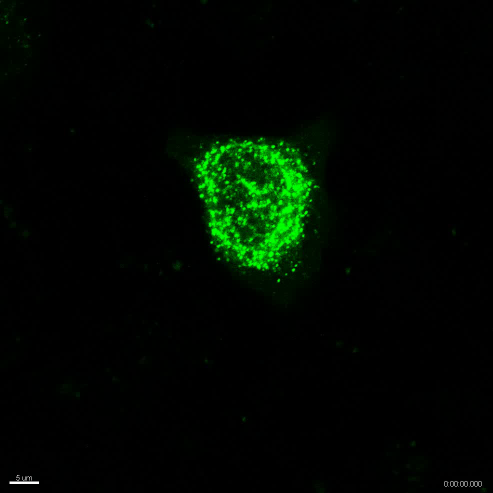
#> input picture frame 0 of Project/Videos/0.5ugDNA_drug10uM_5min45min_1.avi, 986 x 986 px (shown at 1/2 size); the run also reads 1 picture not shown here
$ jupyter execute --allow-errors DataManagement.ipynb
#> lines starting #> are read from the running program, lines starting #| are printed output that depends on the picture; after the words box and inside, x2 and y2 are one past the last pixel; in counts of white or black regions, pixels touching at a corner belong together
[cell 1]
import os, glob, shutil, cv2
import numpy as np
import matplotlib.pyplot as plt
from skimage.color import rgb2gray
from scipy.optimize import curve_fit
from scipy.stats import linregress
from skimage.filters import threshold_otsu, threshold_yen, try_all_threshold, threshold_minimum
import skimage.measure as measure
from scipy.signal import find_peaks

[cell 2]
#find videos
print(f'Current directory: {os.getcwd()}')

path_to_videos = glob.glob(os.path.join('Videos','*.avi'))
print(path_to_videos, '-'*10, sep = '\n')
#create required directories
def makefolders(path):
    folder = os.path.split(path) #create folders for extracting all images
    folder = os.path.splitext(folder[-1])
    folder_create = os.path.join('Videos',folder[0])
    if os.path.exists(folder_create) == False:
        os.mkdir(folder_create)
    else:
        pass
    return folder_create

#navigate into folder for the image and save images
def saveimages(path, dir_name):
#> called with path = 'Videos/0.5ugDNA_drug10uM_5min45min_1.avi', dir_name = 'Videos/0.5ugDNA_drug10uM_5min45min_1'
    cam = cv2.VideoCapture(path)
    count, success = 0, True
    video_index = []
    while success:
        success, image = cam.read()
#> image is the input picture: shape (986, 986, 3); mean B, G, R 0.7, 8, 0.7
        if not cam.isOpened():
            print(f"Error: Could not open video file {path}")
        os.chdir(dir_name)
        if success:
            folder = os.path.split(dir_name)
            frame = f'{folder[-1]}_frame_{count:02}.jpg'
            video_index.append(frame)
            if os.path.exists(frame) == False:
                cv2.imwrite(frame, image)
                print(f'{frame} successfully saved')
                count+=1
            else:
                print(f'{frame} already exists, skipping save')
                count+=1
        else:
            print('End of file')
        os.chdir(os.path.join('..','..'))
    cam.release()
    print(f'Current directory: {os.getcwd()} \n Completed {path}\n--------------------')
    return video_index

def hill_eqn(c,K,n): #c concentration, K constant, n Hill coefficient
    lnc = np.log(c)
    x = K*np.exp(-n*lnc)
    E = 1/(1+x)
    return E #E is effect

[cell 3]
video_indexes = []
folder_indexes = []
vf_dict = {}
for path in path_to_videos:
    dir_name = makefolders(path)
    folder_indexes.append(dir_name)
    img_names = saveimages(path, dir_name)
    video_indexes.append(img_names)
    vf_dict[os.path.split(dir_name)[-1]] = img_names

print(vf_dict.keys())
for key, item in vf_dict.items():
    print(key, item)

[cell 4]
# This works, for our new approach.
cwd = os.getcwd() #getting current working directory

temp = glob.glob(os.path.join(cwd, 'Videos', '*')) #in my current working directory, access videos folder and list me all the files inside
video_folders = [file for file in temp if not file.endswith(".avi")]
#using list comprehension. access the files inside temp, isolate the files with '.avi', and exclude it. store as video_folders

folders_to_process = ('LipoKDEL1ug_biotin_no drug_live_5min1h',  'LipoKDEL1ug_biotin_drug25uM_live_5min1h',
                      'XtremeStr-li1.5ug_biotin_drug50uM_live_5min1h',
                      '0.5ugDNA_drug10uM_5min45min_1', '0.75ugDNA_drug10uM_5min45min_1', '1ugDNA_drug10uM_5min45min_1')

testing = {'0.5ugDNA_drug10uM_5min45min_1': [(300,500, 400,600)],
           '0.75ugDNA_drug10uM_5min45min_1': [(300,475, 375,550),(690,780, 400,500), (530,630, 530,630)],
           '1ugDNA_drug10uM_5min45min_1': [(400,550, 180,300),(695,790, 655,725)],
           'LipoKDEL1ug_biotin_drug25uM_live_5min1h': [(625,740, 600,720)],
           'LipoKDEL1ug_biotin_no drug_live_5min1h': [(550,690, 450,600)],
           'XtremeStr-li1.5ug_biotin_drug50uM_live_5min1h': [(285,400, 70,150),(615,675, 650,715), (170,260, 970,1024)]
}
         #   'Videos\\XtremeStr-li1.5ug_biotin_no drug_live_5min45min': []
         # }

all_video_values = [] #empty list to add the arrays generated for all 7 videos into 1 list, for downstream works.

#creating a function called extract_fluorescenceData, to loop through the 7 different folders.
def extract_fluorescenceData(folder_path, img_order, resolutions):
    total_fluorescence = [] #empty list to add the max fluoresence later and plot
    subdir_path = os.path.join(cwd,'Videos', folder_path) #create path to directory in the iteration

    if os.path.isdir(subdir_path): #checking if subdirectory path exist
        for img in img_order:
            img_path = os.path.join(subdir_path, img)
            if os.path.exists(img_path): #filter for only .jpg files inside subdir_path
                a=plt.imread(img_path) #need save plt.imread to a variable, if not cannot plot downstream
                img_gray = rgb2gray(a) #converting the img into grayscale
                y1, y2, x1, x2 = resolutions
                cropped_img = img_gray[y1:y2, x1:x2]
                total_fluorescence.append(cropped_img.sum()) #sum up signal inside individual frames and append into total_fluorascence
    else:
        print(f'Subdirectory {video_folders} not found')
    return total_fluorescence #return here so can use in "histogrammer" function. this variable will be 'video1' in histogrammer function

def histogrammer(video1, n): #video1 is an array of the max fluorescence values, i simply stands for index
    video1_normalise = video1/max(video1) #normalising to highest sum fluorescent signal in the frames.
    name = os.path.split(n) #split it by \\ into index, where [0] = your directory and [i] in this case is folder names
    x = range(1, len(video1)+1) #plotting frame 1 to n+1

    #plotting segment
    # plt.figure(figsize = (8,4))
    plt.plot(x, video1_normalise, linestyle = 'dashed', marker = 'o') #marker is the data point, marked as circle.

    #Labels & aesthetics
    plt.xticks(x) #this makes it show every tick in X axis
    plt.xlabel('Frame number', fontsize = 10)
    plt.ylabel('Total fluorescence signal', fontsize = 10)
    plt.grid(alpha = .25)
    # plt.title(name[1], fontsize = 10) #name[1] as my first index will be my path, second index is filename
    plt.tight_layout()
    # plt.savefig(f'Graph for {name[1]}.jpg', dpi = 300) #added saving of plots! #visualisation purposes only, for the output

#> (the rest of this cell did not finish here and is left out)

#> in extract_fluorescenceData, `cropped_img = img_gray[y1:y2, x1:x2]`:
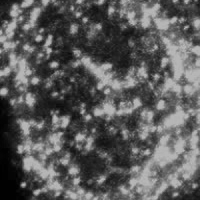
#> cropped_img: shape (200, 200) float64; min 0.00195, max 0.747, mean 0.36
        histogrammer(video1, key)
plt.title('Graph of all regions of interest', fontsize = 10)
plt.show()

[cell 5]
#goal: identify green regions and calculate area to intensity ratio for lipoKDEL1ug_biotin_drug25uM
video = {'LipoKDEL1ug_biotin_drug25uM_live_5min1h': (625,740, 600,720)}

img_path = 'LipoKDEL1ug_biotin_drug25uM_live_5min1h_frame_03.jpg'
#> (the rest of this cell did not finish here and is left out)

#> (a cell that did not finish here is left out)

#> (a cell that did not finish here is left out)

[cell 8]
def ratio_Data(folder_path, img_order, resolutions):
    total_fluorescence, areas = [], []
    subdir_path = os.path.join(cwd,'Videos', folder_path) #create path to directory in the iteration

    if os.path.isdir(subdir_path): #checking if subdirectory path exist
        for img in img_order:
            img_path = os.path.join(subdir_path, img)
            if os.path.exists(img_path):
            # if img.lower().endswith('.jpg'): #filter for only .jpg files inside subdir_path
                a=plt.imread(img_path) #need save plt.imread to a variable, if not cannot plot downstream
                img_gray = rgb2gray(a) #converting the img into grayscale
                y1, y2, x1, x2 = resolutions
                cropped_img = img_gray[y1:y2, x1:x2]

                try:
                    threshold = threshold_minimum(cropped_img)
                    binarised_img = cropped_img < threshold
                    img_labelled = measure.label(binarised_img.astype('uint8'))
                    region_info = measure.regionprops(img_labelled)
                # plt.imshow(binarised_img, cmap = 'gray')
                # plt.show()

                    total_fluorescence.append(cropped_img.sum()) #sum up signal inside individual frames and append into total_fluorascence
                    areas.append((y2-y1)*(x2-x1) - region_info[0].area)
                except RuntimeError:
                    print(f'Error with {img} image')
                    pass
    else:
        print(f'Subdirectory {video_folders} not found')
    ratio = np.array(total_fluorescence)/np.array(areas)
    return ratio

def overlay_threshold(folder_path, img_order, resolutions, return_base = True):
    total_fluorescence, areas = [], []
    subdir_path = os.path.join(cwd,'Videos', folder_path) #create path to directory in the iteration
    y1, y2, x1, x2 = resolutions
    overlay = np.zeros((y2-y1,x2-x1))

    if os.path.isdir(subdir_path): #checking if subdirectory path exist
        for img in img_order:
            img_path = os.path.join(subdir_path, img)
            if os.path.exists(img_path):
                a=plt.imread(img_path) #need save plt.imread to a variable, if not cannot plot downstream
                img_gray = rgb2gray(a) #converting the img into grayscale
                cropped_img = img_gray[y1:y2, x1:x2]
                cropped_img = noise_remove(cropped_img)
                overlay+=cropped_img
                # val, freq = np.unique(cropped_img, return_counts = True)
                # # threshold = val[np.argmax(freq)]
                # threshold = 0.4
                # cropped_img[cropped_img < threshold] = 0

                # total_fluorescence.append(cropped_img.sum()) #sum up signal inside individual frames and append into total_fluorascence
    else:
        print(f'Subdirectory {video_folders} not found')
    if return_base == True:
        return extract_Data(folder_path, img_order, resolutions, overlay), overlay
    else:
        return overlay

def extract_Data(folder_path, img_order, resolutions, overlay):
    total_fluorescence = [] #empty list to add the max fluoresence later and plot
    subdir_path = os.path.join(cwd,'Videos', folder_path) #create path to directory in the iteration

    if os.path.isdir(subdir_path): #checking if subdirectory path exist
        for img in img_order:
            img_path = os.path.join(subdir_path, img)
            if os.path.exists(img_path): #filter for only .jpg files inside subdir_path
                a=plt.imread(img_path) #need save plt.imread to a variable, if not cannot plot downstream
                img_gray = rgb2gray(a) #converting the img into grayscale
                y1, y2, x1, x2 = resolutions
                cropped_img = img_gray[y1:y2, x1:x2]
                cropped_img = noise_remove(cropped_img)
                cropped_img *= overlay
                total_fluorescence.append(cropped_img.sum()) #sum up signal inside individual frames and append into total_fluorascence
    else:
        print(f'Subdirectory {video_folders} not found')
    return total_fluorescence

def power_overlay(overlay):
    overlay = overlay**4
    return overlay

def norm_overlay(overlay):
    overlay = overlay/np.max(overlay)
    return overlay

def get_label(filepath):
    # x=list(testing.keys())[4]
    label=[fragments for fragments in filepath.split('_') if 'drug' in fragments]
    return label[0].upper()

def noise_remove(img):
    mask = img < 0.15
    img[mask] = 0
    return img

# [8 lines of commented-out code are left out]

#> (the rest of this cell did not finish here and is left out)


        img_overlay, overlay = overlay_threshold(key, vf_dict[key], testing[key][i])
#> in noise_remove, `mask = img < 0.15`:
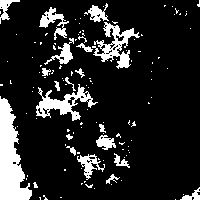
#> mask: shape (200, 200) bool; 14.6% white; 124 white regions (104 under 20 px), largest, box (x1, y1, x2, y2) and area: (0, 96, 32, 200) 1876, (92, 22, 140, 69) 808, (36, 84, 98, 121) 800
#> in noise_remove, `img[mask] = 0`:
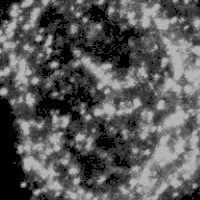
#> img: shape (200, 200) float64; min 0, max 0.747, mean 0.346
#> in extract_Data, `total_fluorescence = []`: total_fluorescence = []
#> `img_overlay, overlay = overlay_threshold(key, vf_dict[key], testing[ke..`:
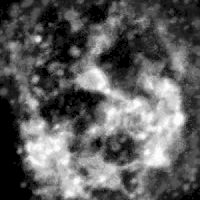
#> overlay: shape (200, 200) float64; min 0, max 2.17, mean 0.8; drawn with min black and max white
        img_overlay = img_overlay/max(img_overlay)
        overlay1 = power_overlay(overlay)
#> in power_overlay, `overlay = overlay**4`:
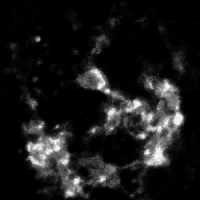
#> overlay: shape (200, 200) float64; min 0, max 22.02, mean 2.2; drawn with min black and max white
        img_squared = extract_Data(key, vf_dict[key], testing[key][i], overlay1)
        img_squared = img_squared/max(img_squared)
        overlay2 = norm_overlay(overlay)
        img_norm = extract_Data(key, vf_dict[key], testing[key][i], overlay2)
#> call 3 of extract_Data, with folder_path = '0.5ugDNA_drug10uM_5min45min_1', resolutions = (300, 500, 400, 600)
#> in extract_Data (call 3), `cropped_img *= overlay`:
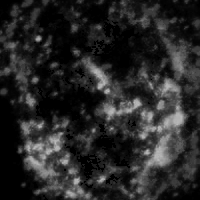
#> cropped_img: shape (200, 200) float64; min 0, max 0.74, mean 0.156
        img_norm = img_norm/max(img_norm)
        ratio_f = ratio_Data(key, vf_dict[key], testing[key][i])
#> in ratio_Data, `threshold = threshold_minimum(cropped_img)`: threshold = 0.574
#> in ratio_Data, `binarised_img = cropped_img < threshold`:
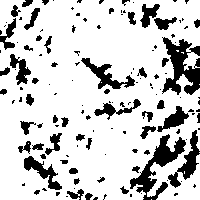
#> binarised_img: shape (200, 200) bool; 80.3% white; 139 black regions (86 under 20 px)
#> in ratio_Data, `img_labelled = measure.label(binarised_img.astype('uint8'))`:
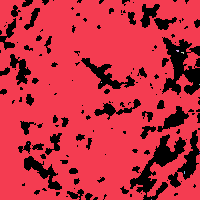
#> img_labelled: shape (200, 200) int64; 10 distinct labels, from 0 to 9; one colour per label, 0 black
#> in ratio_Data, `region_info = measure.regionprops(img_labelled)`: region_info = 9 regions; largest, box (x1, y1, x2, y2) and area: (0, 0, 200, 200) 32104, (176, 50, 179, 52) 5, (181, 52, 184, 54) 4, (184, 171, 185, 174) 3, (101, 82, 102, 83) 1
        ratio_f = ratio_f/max(ratio_f)

        frames = np.arange(1,len(img_overlay)+1)
        plt.figure(figsize = (8,4))
        plt.plot(frames, img_overlay, label = "Linear")
        plt.plot(frames, img_squared, label = "Powered")
        plt.plot(frames, img_norm, label = 'Normalized')
        plt.plot(frames, ratio_f, label = 'Fluorescence/Area')
        histogrammer(video1, key)
#> `plt.show()`:
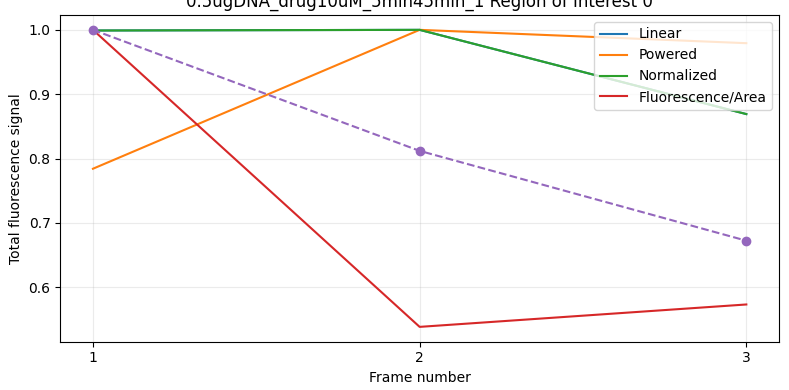
#> figure drawn by matplotlib, 1 panel
        plt.title(f'{key} Region of Interest {i}')
        plt.legend(loc = 'upper right')
        plt.show()

[cell 9]
#chosen function: power
def linear_relation(t,m,c):
    export = m*t + c
    return export

def dcdt(t,m,c,f_actual): #vary b0
    f_predicted = linear_relation(t,m,c)
    a = np.sum(f_actual - f_predicted)
    b = -2/len(f_actual)
    const = a * b
    return const

def dmdt(t,m,c,f_actual): #vary b1
    f_predicted = linear_relation(t,m,c)
    a = np.sum((f_actual - f_predicted) * t)
    b = -2/len(f_actual)
    gradient = a * b
    return gradient

def get_lineEqn(m, c, t, f_i, max_iter=10000, lr = 1e-4, tol = 1e-5):
    for _ in range(max_iter):
        diff1 = dcdt(t,m,c,f_i)*lr
        diff2 = dmdt(t,m,c,f_i)*lr
        if abs(diff1) < tol and abs(diff2) < tol:
            break
        else:
            c-=diff1
            m-=diff2
    return m,c

def rss(y_predicted, y_actual):
    return np.sum((y_actual-y_predicted)**2)

def tss(y_predicted, y_actual):
    y_ave = np.average(y_actual)
    return np.sum((y_predicted-y_ave)**2)

def r2calc(y1, ya):
    r2 = 1 - (rss(y1,ya)/tss(y1,ya))
    return r2

#> (the rest of this cell did not finish here and is left out)

        weighted_fluorescence = extract_Data(key, vf_dict[key], testing[key][i], power_overlay(heat_map))
        weighted_fluorescence = weighted_fluorescence/np.max(weighted_fluorescence)
        max_index = np.where(weighted_fluorescence == np.max(weighted_fluorescence))
        export = weighted_fluorescence[max_index[0][0]:]
        frames = np.arange(max_index[0][0],len(weighted_fluorescence))
        t = (np.arange(1,len(export)+1))*5
        plt.plot(frames, export, '.')
        plt.title(f'{key} \nRegion of Interest {i} \n{testing[key][i]}')

        function = linregress(t,export, alternative = 'less')
        line = linear_relation(t, function.slope, function.intercept)
        plt.plot(frames, line, label = r'export = {:.3f}t + {:.3f}, $r^2$ = {:.3f}'.format(function.slope,function.intercept,function.rvalue**2))

        m, c = get_lineEqn(m=-1,c=1, t=t, f_i = export)
#> `plt.show()`:
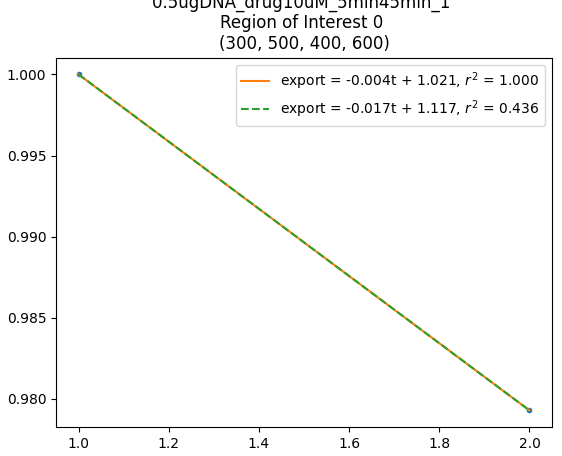
#> figure drawn by matplotlib, 1 panel
        my_line = linear_relation(t,m,c)
        r2 = r2calc(my_line, export)
        plt.plot(frames, line, label = r'export = {:.3f}t + {:.3f}, $r^2$ = {:.3f}'.format(m, c, r2), linestyle = 'dashed')
        plt.legend(loc = 'upper right')
        plt.show()
